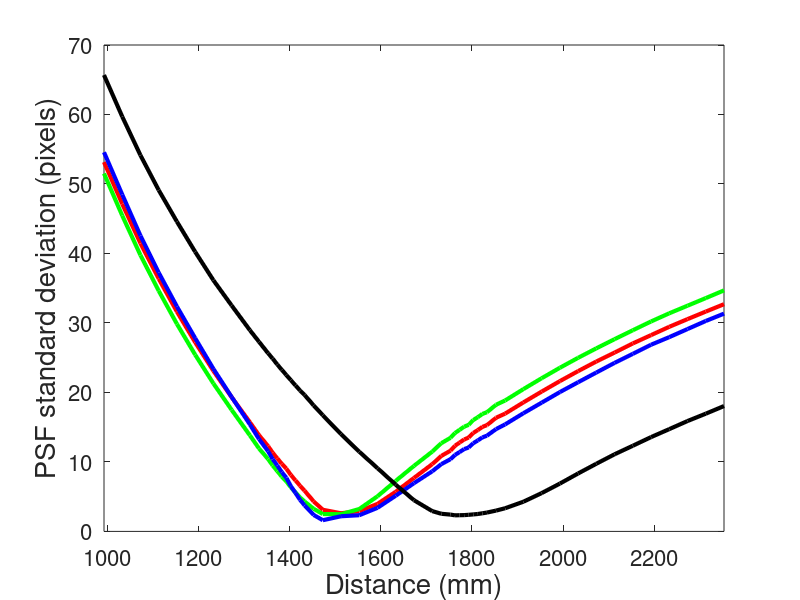
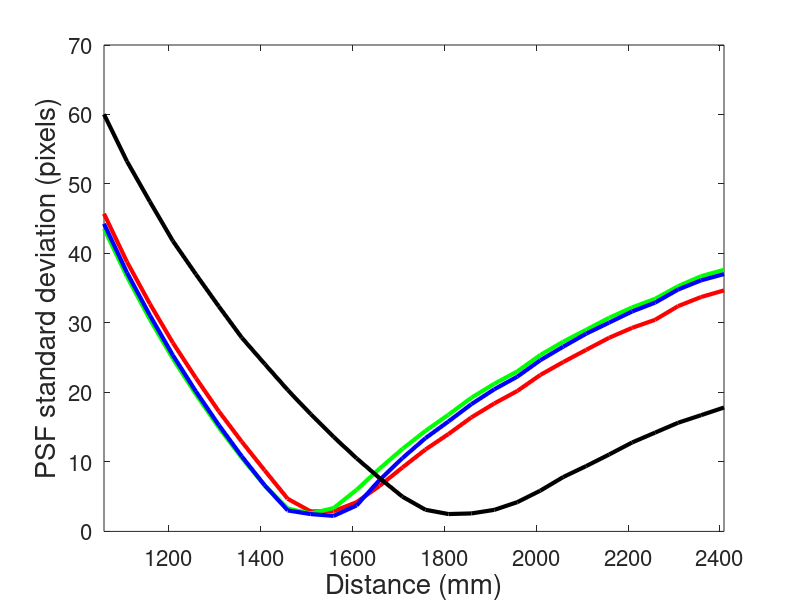

Recreate these plots in MATLAB, in order.
clc; clearvars; close all;

%% Read the mat files
distances_4 = load('distances_4.mat');
distances_4 = distances_4.distancesCol;

distances_7 = load('distances_7.mat');
distances_7 = distances_7.distancesCol;


GaussStd2Color_4 = load('GaussStd2Color_4.mat');
GaussStd2Color_4 = GaussStd2Color_4.GaussStd2Color;

GaussStd2Color_7 = load('GaussStd2Color_7.mat');
GaussStd2Color_7 = GaussStd2Color_7.GaussStd2Color;

GaussStd2Nir_4 = load('GaussStd2Nir_4.mat');
GaussStd2Nir_4 = GaussStd2Nir_4.GaussStd2Nir;

GaussStd2Nir_7 = load('GaussStd2Nir_7.mat');
GaussStd2Nir_7 = GaussStd2Nir_7.GaussStd2Nir;


%% Figures
Lwidth = 3;
%%%%%%%%%%%%%%%%%%%
figure;
plot(distances_4, GaussStd2Color_4(:,1), 'r', 'LineWidth',Lwidth); hold on;
plot(distances_4, GaussStd2Color_4(:,2), 'g', 'LineWidth',Lwidth); hold on;
plot(distances_4, GaussStd2Color_4(:,3), 'b', 'LineWidth',Lwidth); hold on;
plot(distances_4, GaussStd2Nir_4, 'k', 'LineWidth',Lwidth); 

xlim([distances_4(1), distances_4(end)]);
ylim([0 70]); set(gca,'FontSize',16);

xlabel('Distance (mm)', 'FontSize', 20);
ylabel('PSF standard deviation (pixels)', 'FontSize', 20);

%%%%%%%%%%%%%%%%%%%
figure;
plot(distances_7, GaussStd2Color_7(:,1), 'r', 'LineWidth',Lwidth); hold on;
plot(distances_7, GaussStd2Color_7(:,2), 'g', 'LineWidth',Lwidth); hold on;
plot(distances_7, GaussStd2Color_7(:,3), 'b', 'LineWidth',Lwidth); hold on;
plot(distances_7, GaussStd2Nir_7, 'k', 'LineWidth',Lwidth);

xlim([distances_7(1), distances_7(end)]);
ylim([0 70]); set(gca,'FontSize',16);

xlabel('Distance (mm)', 'FontSize', 20);
ylabel('PSF standard deviation (pixels)', 'FontSize', 20);


